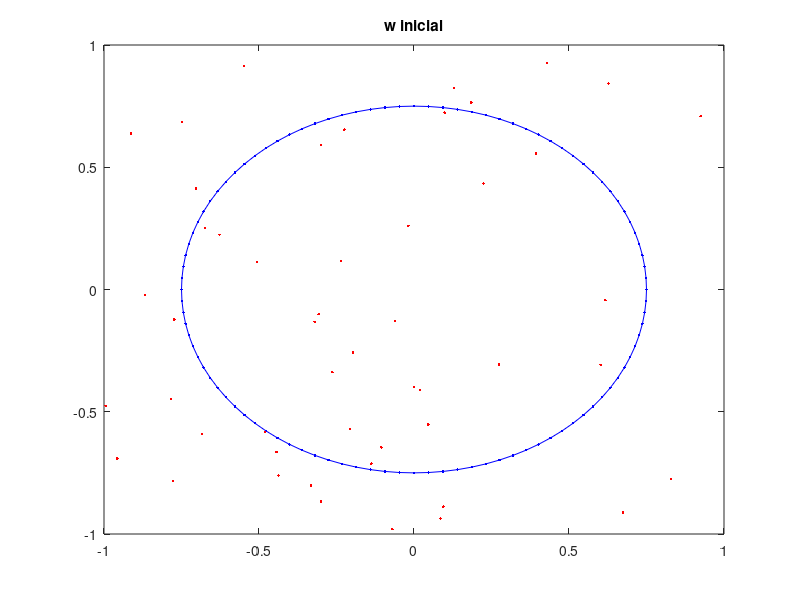

Write the MATLAB code that produced this figure. (Note: this script raises an error after producing the figure.)
% en el del viajante poner mas neuronas qe ciudades, pero que no supere
% 2 veces la cantidad de ciudades


% Hay que unir con lineas los pesos de las neuronas adyacentes
clear all;
clc;
M = 50; % cantidad de puntos
N = M*2; % numero de neuronas
aprendizaje = 1;
sigma = 10;
limite = 0.4;
ITERACIONES = 5;


puntos = rand(M,2)*2 -1;

w = zeros(N,2);
for i = 1:N
    alfa = 2*pi*i/N;
    w(i,:) = [0.75*cos(alfa) 0.75*sin(alfa)];
end

figure;
plot([w(:,1)' w(1,1)], [w(:,2)' w(1,2)], '.-b');
hold on;
plot(puntos(:,1), puntos(:,2), '.r');
title('w inicial');
saveas( gcf, fullfile('ej3','0'), 'jpg' );

iteracion = 1;
while sigma > limite

    for z = 1:ITERACIONES
    
        for k=1:size(puntos,1)

            min = Inf;
            for j = 1:size(w,1)
                aux = norm(w(j,:) - puntos(k,:));
                if aux < min
                    min = aux;
                    pos = j;
                end
            end 

            % en base al minimo modifico la red
            for i = 1:size(w,1)
                dif = DiferenciaCiclica(i, pos, N);
                vecindad = exp(-(norm(dif)^2)/(2*sigma^2));
                incremento = aprendizaje * vecindad * (puntos(k,:)-w(i,:));
                w(i,:) = w(i,:) + incremento;
            end

        end
    end
    figure;
    plot([w(:,1)' w(1,1)], [w(:,2)' w(1,2)], '.-b');
    hold on;
    plot(puntos(:,1), puntos(:,2), '.r');
    title(['sigma = ' num2str(sigma)]);
    saveas( gcf, fullfile('ej3',num2str(iteracion)), 'jpg' );
    iteracion = iteracion + 1;
    
    sigma = sigma*0.9;
end

if ~exist('data','dir')
    mkdir('data');
end

contador = 1;
continuar = true;

while continuar
    archivo = fullfile('data',['ej3_v' num2str(contador) '.mat']);
    if ~exist(archivo, 'file')
        continuar = false;        
    end
    contador = contador + 1;
end
save(archivo);